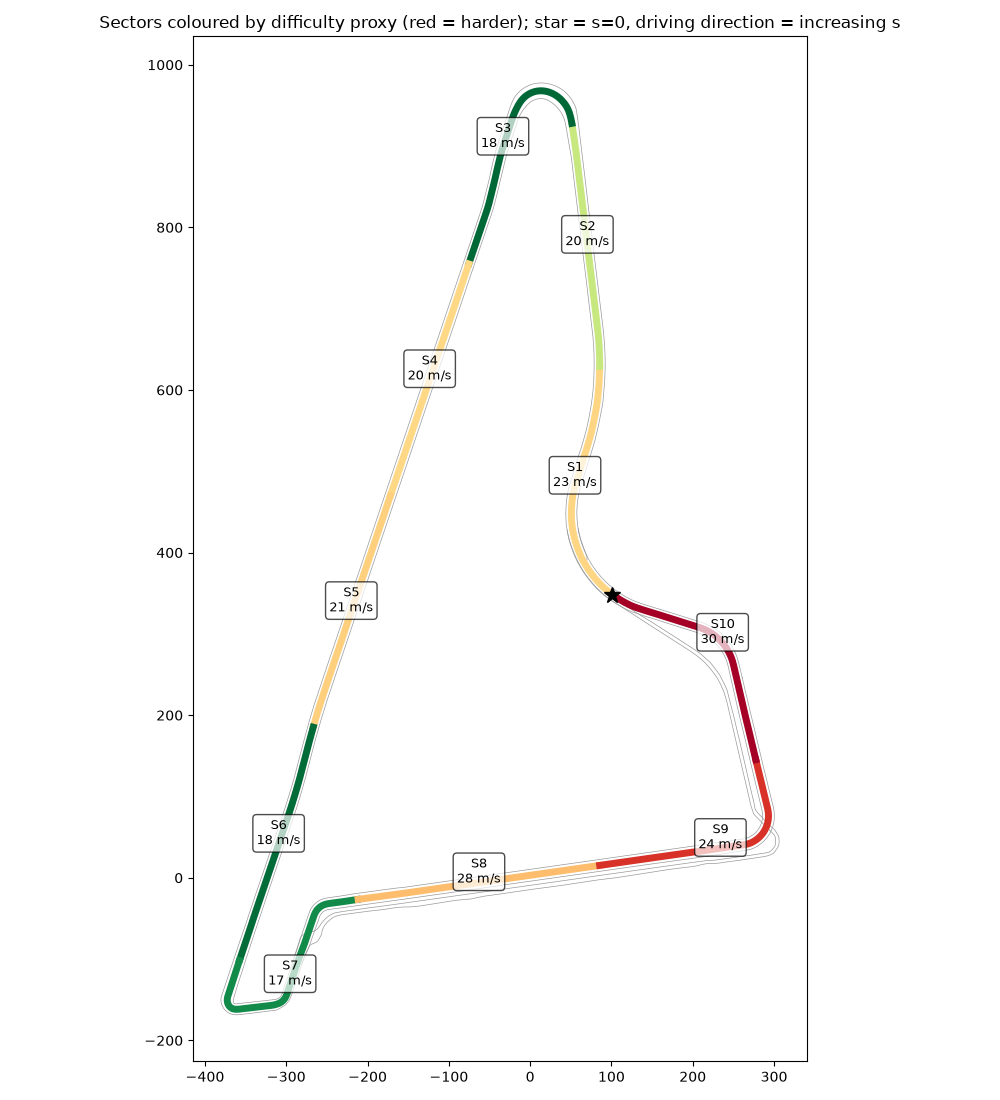

The Python source for this figure:
"""Sector difficulty (step 2.7): split the lap into 10 equal-length sectors of the centreline and report
speed, curvature, visual-cue proxies (ORB keypoints, lower-half Canny edge density in the wide cameras)
and GT-quality flags. Only on-track samples (pit lane excluded) are used.

Writes analysis/out/sectors.json, analysis/sectors.png
"""
import json

import matplotlib
matplotlib.use('Agg')
import matplotlib.pyplot as plt
import numpy as np

from common import FIG, OUT

NSEC = 10


def main():
    tm = np.load(OUT / 'track_model.npz')
    g = np.load(OUT / 'gt_track.npz')
    L = float(tm['length'])
    cs = np.load(OUT / 'cam_stats.npz')
    F = list(cs['fields'])
    se = np.load(OUT / 'state_est.npz')
    K = list(se['keys'])
    pa = np.hypot(se['data'][:, K.index('pos_accuracy[0]')], se['data'][:, K.index('pos_accuracy[1]')])

    st = cs['fl'][:, F.index('stamp_ns')].astype(np.int64)
    j = np.clip(np.searchsorted(g['t'], st), 0, len(g['t']) - 1)
    s, v, on = g['s'][j], g['v_se'][j], g['in_track'][j] & ~g['in_pit'][j]
    yr = np.abs(g['yr'][j])
    pa_c = np.interp(st, se['t_ns'], pa)
    sec = np.minimum((s / L * NSEC).astype(int), NSEC - 1)
    ks = np.minimum((tm['s'] / L * NSEC).astype(int), NSEC - 1)
    kap = np.abs(tm['kappa'])

    def cam(c, f):
        a = cs[c]
        # camera frames are index-aligned with fl to within 0.01 ms except r (5 drops) -> match by stamp
        tt = a[:, F.index('stamp_ns')].astype(np.int64)
        k = np.clip(np.searchsorted(tt, st), 0, len(tt) - 1)
        return a[k, F.index(f)]

    orb_w = 0.5 * (cam('cl', 'orb') + cam('cr', 'orb'))
    edge_w = 0.5 * (cam('cl', 'edge_low') + cam('cr', 'edge_low'))
    orb_f = cam('fl', 'orb')
    bright = cam('fr', 'mean')
    # where are the GT-accuracy blips? (pos_accuracy > 1 m on track)
    blip_s = s[on & (pa_c > 1)]
    rows = []
    for i in range(NSEC):
        m = on & (sec == i)
        mk = ks == i
        straight = float(np.mean(kap[mk] < 1 / 500))
        rows.append({
            'sector': i + 1, 's_from_m': round(i * L / NSEC), 's_to_m': round((i + 1) * L / NSEC),
            'n_frames': int(m.sum()), 'speed_mean': float(v[m].mean()), 'speed_max': float(v[m].max()),
            'yawrate_abs_mean': float(np.nanmean(yr[m])),
            'kappa_abs_max': float(kap[mk].max()), 'min_radius_m': float(1 / kap[mk].max()),
            'straight_share': straight,
            'orb_wide_median': float(np.median(orb_w[m])), 'edge_wide_median': float(np.median(edge_w[m])),
            'orb_fl_median': float(np.median(orb_f[m])), 'brightness_fr_median': float(np.median(bright[m])),
            'gt_blip_frames': int(np.sum((sec == i) & on & (pa_c > 1))),
        })
    # difficulty score: high speed, straight (few lateral cues to pin s), low cue counts (z-scores)
    arr = lambda k: np.array([r[k] for r in rows])
    zs = lambda a: (a - a.mean()) / (a.std() + 1e-9)
    score = zs(arr('speed_mean')) + zs(arr('straight_share')) - zs(arr('orb_wide_median')) - zs(arr('edge_wide_median'))
    for r, sc in zip(rows, score):
        r['difficulty_z'] = float(sc)
    out = {'length_m': L, 'sectors': rows, 'gt_blip_s_positions_m': sorted(set(int(x) for x in np.round(blip_s, -1)))}
    (OUT / 'sectors.json').write_text(json.dumps(out, indent=1))
    print(f"{'sec':>3} {'s range':>11} {'n':>5} {'v_mean':>6} {'v_max':>5} {'Rmin':>6} {'strt%':>5} {'orbW':>5} {'edgeW':>6} {'orbFL':>5} {'blip':>4} {'diff':>5}")
    for r in rows:
        print(f"{r['sector']:3d} {r['s_from_m']:5d}-{r['s_to_m']:<5d} {r['n_frames']:5d} {r['speed_mean']:6.1f} {r['speed_max']:5.1f} "
              f"{r['min_radius_m']:6.0f} {r['straight_share'] * 100:5.0f} {r['orb_wide_median']:5.0f} {r['edge_wide_median']:6.3f} "
              f"{r['orb_fl_median']:5.0f} {r['gt_blip_frames']:4d} {r['difficulty_z']:5.2f}")
    print('GT blip s positions:', out['gt_blip_s_positions_m'])

    c = tm['c']
    b = np.load(OUT / 'track_bounds.npz')
    fig, ax = plt.subplots(figsize=(10, 11))
    for k in b:
        ax.plot(b[k][:, 0], b[k][:, 1], color='0.6', lw=0.5)
    cmap = plt.get_cmap('RdYlGn_r')
    d = (score - score.min()) / (np.ptp(score) + 1e-9)
    for i in range(NSEC):
        mk = ks == i
        ax.plot(c[mk, 0], c[mk, 1], color=cmap(d[i]), lw=5)
        mid = c[mk][len(c[mk]) // 2]
        ax.annotate(f'S{i + 1}\n{rows[i]["speed_mean"]:.0f} m/s', mid, fontsize=9, ha='center',
                    bbox=dict(boxstyle='round', fc='white', alpha=0.7))
    ax.plot(*c[0], 'k*', ms=12)
    ax.set_aspect('equal'); ax.set_title('Sectors coloured by difficulty proxy (red = harder); star = s=0, driving direction = increasing s')
    fig.tight_layout(); fig.savefig(FIG / 'sectors.png', dpi=100); plt.close(fig)


if __name__ == '__main__':
    main()
